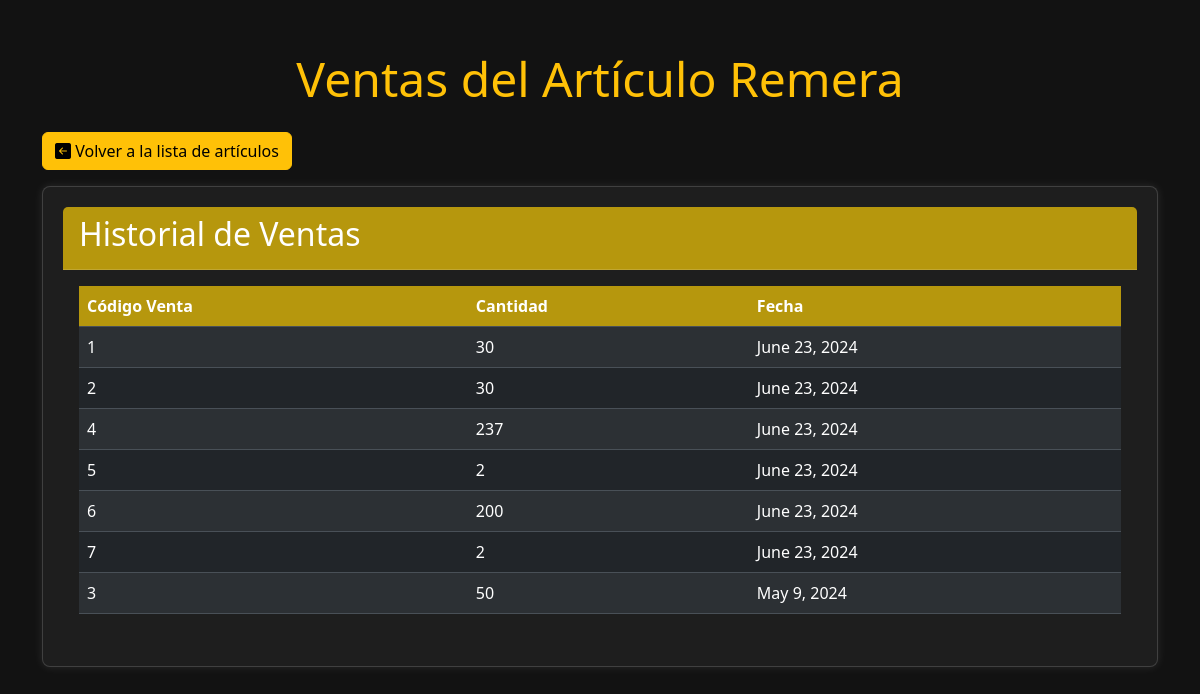
Page /articulos/4/ventas/ on the committed database.
### stock/models.py (models this page shows)
class Articulo(models.Model):
    codArticulo = models.AutoField(primary_key=True)
    fechaAltaArticulo = models.DateField(auto_now_add=True)
    fechaBajaArticulo = models.DateField(null=True, blank=True, max_length=30)
    nombreArticulo = models.CharField(max_length=30)
    stockArticulo = models.IntegerField()
    puntoPedido = models.IntegerField(default=0)
    stockSeguridad = models.IntegerField(default=0)
    loteOptimo = models.IntegerField(default=0)
    cantidasIntervaloFijo = models.IntegerField(default=0)
    estado = models.ForeignKey(EstadoArticulo, on_delete=models.CASCADE, related_name='articulos')
    modeloInventario = models.ForeignKey(ModeloInventario, on_delete=models.CASCADE, related_name="articulos")
    proveedor = models.ForeignKey(Proveedor, on_delete=models.CASCADE, related_name='articulos', null=True)

class Venta(models.Model):
    codVenta = models.AutoField(primary_key=True)
    cantVenta = models.IntegerField()
    fechaVenta = models.DateField()
    articulo = models.ForeignKey(Articulo, on_delete=models.CASCADE, related_name='ventas')
    demanda = models.ForeignKey(Demanda, on_delete=models.CASCADE, related_name='ventas')

### stock/views.py (the view)
# urls.py: path('articulos/<int:articulo_id>/ventas/', views.ver_ventas_articulo, name='ventas_articulo'),
def ver_ventas_articulo(request, articulo_id):
    articulo = get_object_or_404(Articulo, pk=articulo_id)
    ventas = articulo.ventas.order_by('-fechaVenta')
    return render(request, 'ventas_articulo.html', {'articulo': articulo, 'ventas': ventas})

### stock/Templates/ventas_articulo.html (shortened to what this page needs)
<!DOCTYPE html>
<html lang="en" data-bs-theme="dark">
<head>
    <link href="https://cdn.jsdelivr.net/npm/bootstrap@5.3.3/dist/css/bootstrap.min.css" rel="stylesheet">
    <link rel="stylesheet" href="https://cdn.jsdelivr.net/npm/bootstrap-icons@1.11.3/font/bootstrap-icons.min.css">
</head>
<body>
    <div class="container">
        <h1 class="display-5 text-center text-warning mb-4">Ventas del Artículo {{ articulo.nombreArticulo }}</h1>
        <a href="{% url 'lista_articulos' %}" class="btn btn-warning mb-3"><i class="bi bi-arrow-left-square-fill"></i> Volver a la lista de artículos</a>
        <div class="card">
            <div class="card-header">
                <h2 class="card-title">Historial de Ventas</h2>
            </div>
            <div class="card-body">
                <table class="table table-striped table-hover">
                    <thead>
                        <tr>
                            <th scope="col">Código Venta</th>
                            <th scope="col">Cantidad</th>
                            <th scope="col">Fecha</th>
                        </tr>
                    </thead>
                    <tbody>
                        {% for venta in ventas %}
                        <tr>
                            <td>{{ venta.codVenta }}</td>
                            <td>{{ venta.cantVenta }}</td>
                            <td>{{ venta.fechaVenta }}</td>
                        </tr>
                        {% endfor %}
                    </tbody>
                </table>
            </div>
        </div>
    </div>
</body>
</html>

### stock/Templates/ventas_articulo.html (style rules this page uses)
body { background-color: #121212; color: #ffffff; }
.container { margin-top: 50px; }
.card { background-color: #1e1e1e; color: #ffffff; border-radius: 8px; box-shadow: 0 0 10px rgba(255, 255, 255, 0.1); padding: 20px; }
.card-header { background-color: rgba(221, 182, 9, 0.795); }
.table th { background-color: rgba(221, 182, 9, 0.795); }

### rows in the picture
Articulo: nombreArticulo "Remera"
Venta: codVenta "1", cantVenta "30", fechaVenta "June 23, 2024"
Venta: codVenta "2", cantVenta "30", fechaVenta "June 23, 2024"
Venta: codVenta "4", cantVenta "237", fechaVenta "June 23, 2024"
Venta: codVenta "5", cantVenta "2", fechaVenta "June 23, 2024"
Venta: codVenta "6", cantVenta "200", fechaVenta "June 23, 2024"
Venta: codVenta "7", cantVenta "2", fechaVenta "June 23, 2024"
Venta: codVenta "3", cantVenta "50", fechaVenta "May 9, 2024"
